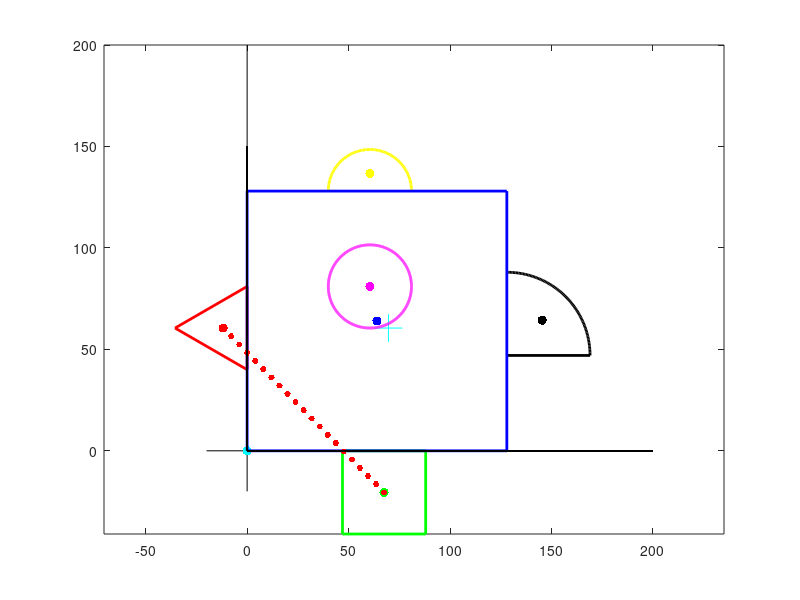

MATLAB code for this plot:
%Clear Command Window
clc; 
%Clears Workspace
clear all; 
%Clears Figure Window
clf; 

% create axes (X-Axis ans Y-Axis)
plot([-20 200] , [0 0] , 'k');
hold on;
plot([0 0] , [-20 200] , 'k');
hold on;
axis equal;

% Assuming the Centroid of the whole system to be the origin
Assumed_Centroid = [0 0];
plot(Assumed_Centroid(1) , Assumed_Centroid(2) , 'c.', 'MarkerSize', 20);
hold on;

% Centroid of the Whole figure
Centroid = [69.6495  60.5028];
plot(Centroid(1) , Centroid(2) , 'c+', 'MarkerSize', 20);
hold on;

% Plot the Small Square (A)
x = [47 88 88 47 47]; 
y = [0 0 -41 -41 0]; 
plot(x,y,'g', 'LineWidth',2);
hold on;
% Marking the Centroid of the Small Square
A = [67.5 -20.5];
plot(A(1) , A(2) , 'g.', 'MarkerSize', 20);
hold on;

% Plot the Quarter Circle (B)
R = 41. ; 
D = [128. 47.] ; 
% angle 
theeta = 90:-1:0 ; 
% points of circle 
xc = D(1)+R*cosd(theeta) ; 
yc = D(2)+R*sind(theeta) ;
%Plot curve of Quarter Circle
plot(xc,yc, 'k', 'LineWidth',2);
% plot line of Quarter Circle ([x1 x2] , [y1 y2]) 
plot([128 169], [47 47], 'k', 'LineWidth',2);
hold on;
% Marking the Centroid of the Quarter circle
D = [145.4098 64.4098];
plot(D(1) , D(2) , 'k.', 'MarkerSize', 20);
hold on;

% Plot the Semi Circle (C)
theeta = linspace( 0, pi, 100);
R = 20.5;  
x = R*cos(theeta) + 60.50;
y = R*sin(theeta) + 128;
plot(x,y,'y', 'LineWidth',2); 
% Marking the Centroid of the Semi Circle
D = [60.5 136.7049];
plot(D(1) , D(2) , 'y.', 'MarkerSize', 20);
hold on;

% Plot the Triangle (D)
D1 = plot([0 -35.5070], [40 60.5], 'Color', 'r', 'LineWidth',2);
hold on;
D2 = plot([-35.5070 0], [60.5 81], 'Color', 'r', 'LineWidth',2);
hold on;
D3 = plot([0 0], [81 40], 'Color', 'r', 'LineWidth',2);
hold on;
% Marking the Centroid of the triangle
D = [-11.8357 60.5];
plot(D(1) , D(2) , 'r.', 'MarkerSize', 20);
hold on;

% Plot the circle (E)
x = 60.5;
y = 81;
radius = 20.5;
Theeta=0:0.01:2*pi; 
xt=radius*cos(Theeta);
yt=radius*sin(Theeta);
plot(x+xt, y+yt,'m', 'LineWidth',2);
% Marking the Centroid of the circle
E = [60.5 81];
plot(E(1) , E(2) ,'m.', 'MarkerSize', 20);
hold on;

% Plot the big Square (F)
F1 = plot([0 0],[128 0], 'b', 'LineWidth',2);
hold on;
F2 = plot([128 0],[128 128], 'b', 'LineWidth',2);
hold on;
F3 = plot([128 128],[0 128], 'b', 'LineWidth',2);
hold on;
F4 = plot([0 128],[0 0], 'b', 'LineWidth',2);
axis equal;
hold on;
% Marking the Centroid of the Big Square
F = [64 64];
plot(F(1) , F(2) , 'b.', 'MarkerSize', 20);
hold on;

% Animation
% From A to C
A=[67.5;-20.5]; 
A1=[41.6056;73.047];
for lambda=0:0.05:1  
    x=(1-lambda)*A+ lambda*A1;
    %plot(x(1,1), x(2,1), 'g.', 'MarkerSize', 14) 
    pause(0.05); 
    hold on
    % Command taken for equal distribution of points in x and y
    axis('equal') 
    plot([0,200],[0,0],'k') % plot line from(0,0) to (200,0)
    plot([0,0],[0,150],'k') % plot line from (0,0) to (0,150)
    drawnow 
end
ThetaArray = linspace((((360-156.42)*pi)/180),(159.46*pi)/180,180);
LengthOfThetaArray = length(ThetaArray);
r = 20.5;
%For moving outside the circle
for index = 1:1:LengthOfThetaArray
    theta = ThetaArray(index);
    x = 60.5+r*cos(theta);
    y = 81+r*sin(theta);
    %plot(x, y, 'g.','MarkerSize', 12);
    drawnow;
    pause(0);
end
A2=[41.3991;88.4435];
C=[60.5;136.705];  
for lambda=0:0.05:1  
    x=(1-lambda)*A2+ lambda*C;
    %plot(x(1,1), x(2,1), 'g.', 'MarkerSize',14)  
    pause(0.05); 
    hold on
    % Command taken for equal distribution of points in x and y
    axis('equal') 
    plot([0,200],[0,0],'k') % plot line from(0,0) to (200,0)
    plot([0,0],[0,150],'k') % plot line from (0,0) to (0,150)
    drawnow 
end

% From C to B
C=[60.5;136.705]; 
B=[145.41;64.4098];   
for lambda=0:0.05:1 
    x=(1-lambda)*C+ lambda*B;
    %plot(x(1,1), x(2,1), 'y.', 'MarkerSize', 14)  
    pause(0.05);
    hold on
    % Command taken for equal distribution of points in x and y
    axis('equal')
    plot([0,200],[0,0],'k') % plot line from(0,0) to (200,0)
    plot([0,0],[0,150],'k') % plot line from (0,0) to (0,150)
    drawnow 
end

% From B to D
B=[145.41;64.4098]; 
B1=[66.8361;59.5108];   
for lambda=0:0.05:1 
    x=(1-lambda)*B+ lambda*B1;
    %plot(x(1,1), x(2,1), 'k.', 'MarkerSize', 14)  
    pause(0.05);
    hold on
    % Command taken for equal distribution of points in x and y
    axis('equal') 
    plot([0,200],[0,0],'k') % plot line from(0,0) to (200,0)
    plot([0,0],[0,150],'k') % plot line from (0,0) to (0,150)
    drawnow 
end
B1=[66.8361;59.5108]; 
D=[-11.8357;60.5];  
for lambda=0:0.05:1  
    x=(1-lambda)*B1+ lambda*D;
    %plot(x(1,1), x(2,1), 'k.', 'MarkerSize', 14) 
    pause(0.05); 
    hold on
    % Command taken for equal distribution of points in x and y
    axis('equal') 
    plot([0,200],[0,0],'k') % plot line from(0,0) to (200,0)
    plot([0,0],[0,150],'k') % plot line from (0,0) to (0,150)
    drawnow 
end

% From D to A
D=[-11.8357;60.5]; 
A=[67.5;-20.5];  
for lambda=0:0.05:1  
    x=(1-lambda)*D+ lambda*A;
    plot(x(1,1), x(2,1), 'r.', 'MarkerSize', 14)  
    pause(0.05); 
    hold on
    % Command taken for equal distribution of points in x and y
    axis('equal') 
    plot([0,200],[0,0],'k') % plot line from(0,0) to (200,0)
    plot([0,0],[0,150],'k') % plot line from (0,0) to (0,150)
    drawnow 
end